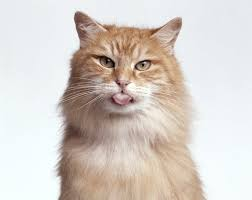
#> input picture Part 1/test1.jpeg, 252 x 200 px, found by its file name
$ python image_manipulation.py
#> lines starting #> are read from the running program, lines starting #| are printed output that depends on the picture
import cv2
import numpy as np

m =  cv2.imread("test1.jpeg")
#> m is the input picture: shape (200, 252, 3); mean B, G, R 201.1, 206.8, 214.8

height, width ,depth = np.shape(m)
#> height = 200; width = 252; depth = 3

for py in range(0, height):
    for px in range(0, width):
        m[py][px][0] = 0
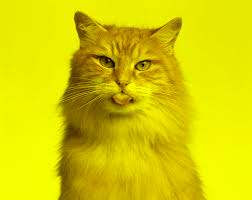
#> m: shape (200, 252, 3); mean B, G, R 0, 206.8, 214.8

cv2.imshow('matrix', m)
cv2.imwrite('output2.png', m)
cv2.waitKey(0)
cv2.destroyAllWindows()
